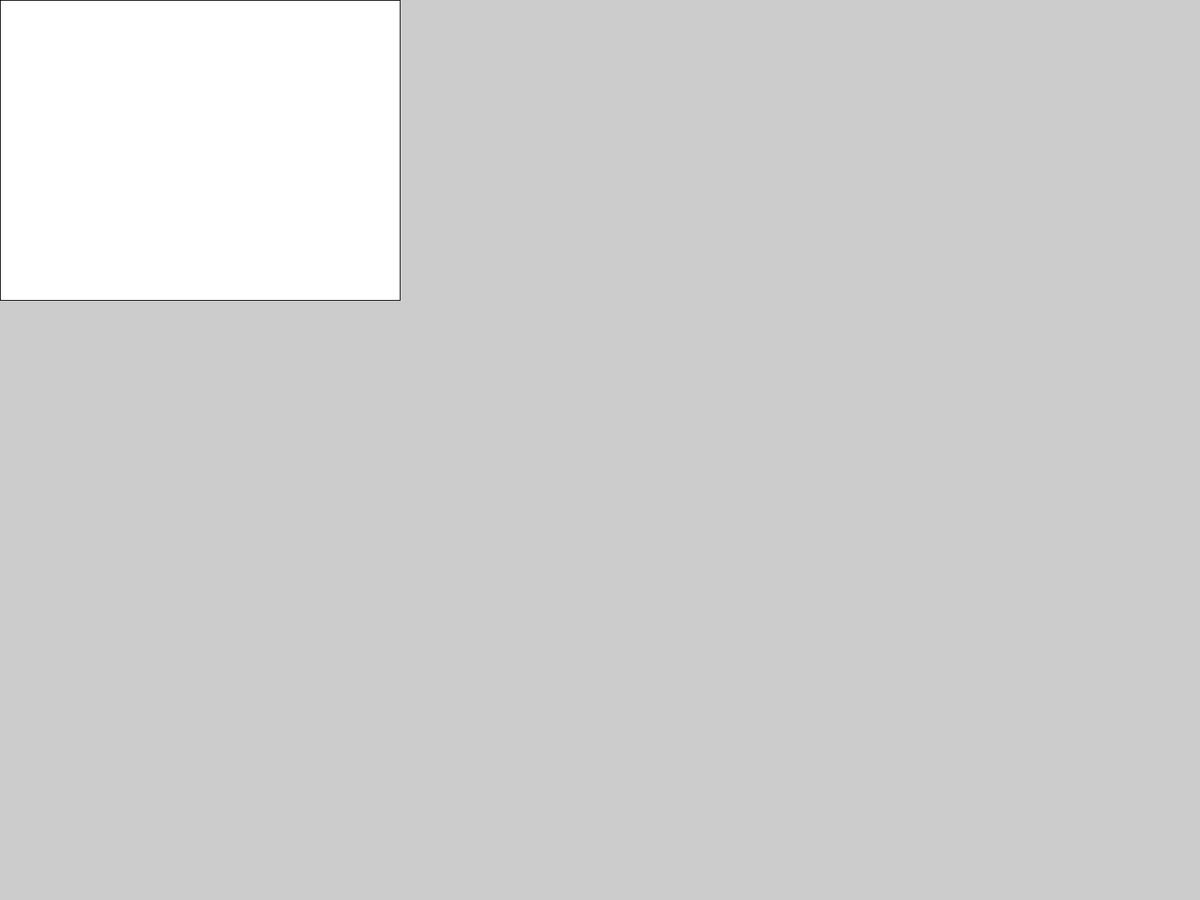
Frame 1 (no input)
Frame 60 (the mouse pressed at the canvas centre just before this capture): identical to frame 1, image omitted
Frame 120 (the mouse held since frame 60 and released just before this capture): identical to frame 1, image omitted

The Processing sketch that drew this single still picture (run headless with seeded random() and noise(); from frame 60 on, the mouse is pressed at the canvas centre):

// Processing sketch: 3x3-HomeScreen
// ── 3x3-HomeScreen.pde
//3x3 Home Screen

//Global Variables
float ptX1, ptY1, rectWidth, rectHeight;

void setup() {
  //Geometry
  //
  fullScreen();
  //
  //Population

  //
  ptX1 = displayWidth*0;
  ptY1 = displayHeight*0;
  rectWidth = displayWidth*1/3;
  rectHeight = displayHeight*1/3;
  } //End setup

void draw() {
  //
  rect(ptX1, ptY1, rectWidth, rectHeight);

  } //End draw

void mousePressed() {

  } //End mousePressed

void keyPressed() {

  } //End KeyPressed
